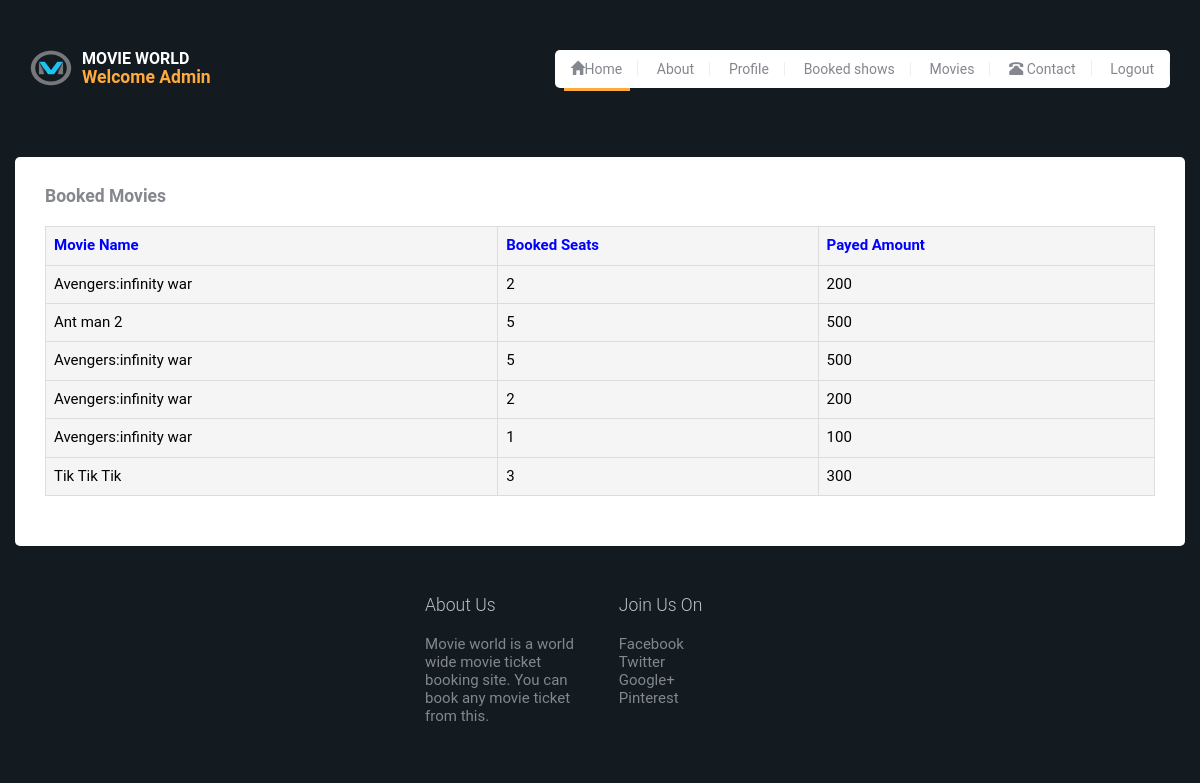
Page /bookedshow (signed in) on the committed database.
### movieapp/models.py (models this page shows)
class BookingOrder(models.Model):
	cust=models.CharField(max_length=50)
	movie=models.CharField(max_length=50)
	count=models.IntegerField()
	price=models.IntegerField()
	def __str__(self):
		return self.cust

### userapp/views.py (the view)
# urls.py: url(r'^bookedshow',BookedshowView.as_view(),name='bked'),
class BookedshowView(View):
    template_name='bookedshows.html'
    models=BookingOrder
    def get(self,request):
        if request.user.is_staff:
            user_obj=User.objects.get(username=request.user)
            print(user_obj)
            book=BookingOrder.objects.filter(cust=user_obj)
            print(book)
            context={
                'form':book
            }
            print()
            return render(request,self.template_name,context)
        else:
            return HttpResponseRedirect(reverse_lazy('eror'))

### templates/bookedshows.html (shortened to what this page needs)
<!DOCTYPE html>
<html lang="en">
	{% load static %}
	<head>
		<link rel="stylesheet" href="https://maxcdn.bootstrapcdn.com/bootstrap/3.3.7/css/bootstrap.min.css">
		<link rel="stylesheet" href="{% static 'css/style.css' %}">
	</head>
	<body>
		<div id="site-content">
			<header class="site-header">
				<div class="container">
					<a href="index.html" id="branding">
						<img src="{% static 'logo.png' %}" alt="" class="logo">
						<div class="logo-copy">
							<h1 class="site-title">Movie World</h1>
							<h3>Welcome Admin</h3>
					</a>
					<div class="main-navigation">
						<ul class="menu">
							<li class="menu-item current-menu-item"><a href="{% url 'hme' %}"><span class="glyphicon glyphicon-home"></span>Home</a></li>
							<li class="menu-item"><a href="">About</a></li>
							<li class="menu-item"><a href="{% url 'usrp' %}">Profile</a></li>
							<li class="menu-item"><a href="{% url 'bked' %}">Booked shows</a></li>
							<li class="menu-item"><a href="{% url 'testsamp' %}">Movies</a></li>
							<li class="menu-item"><a href="{% url 'ctct' %}"><span class="glyphicon glyphicon-phone-alt"></span> Contact</a></li>
							<li class="menu-item"><a href="{% url 'lgut' %}">Logout</a></li>
						</ul>
					</div>
				</div>
			</header>
			<main class="main-content">
				<div class="container">
					<div class="table-reposive" id="tb1" >
					<table  width="200" class="table table-bordered table-hover table-striped" class="test">
					<h3>Booked Movies</h3>
					<tr class="active" style="color: blue;" >
							<th>Movie Name</th>
							<th>Booked Seats</th>
							<th>Payed Amount</th>
					</tr>
					{% for x in form %}
					<tr style="color: black;" class="active">
						<td>{{x.movie}}</td>
						<td>{{x.count}}</td>
						<td>{{x.price}}</td>
					</tr>
						{% endfor %}
					</table>
				</div>
					</div>
				</div>
			<footer class="site-footer">
			<div class="container">
					<div class="row" style="float: right;">
						<div class="col-md-3" >
							<div class="widget">
								<h3 class="widget-title">About Us</h3>
								<p>Movie world is a world wide movie ticket booking site.
								You can book any movie ticket from this.</p>
							</div>
						</div>
						 	<div class="col-md-2">
							<div class="widget">
								<h3 class="widget-title">Join Us On</h3>
								<ul class="no-bullet">
									<li><a href="#">Facebook</a></li>
									<li><a href="#">Twitter</a></li>
									<li><a href="#">Google+</a></li>
									<li><a href="#">Pinterest</a></li>
								</ul>
							</div>
						</div>
			</footer>
	</body>
</html>

### static/css/style.css (style rules this page uses)
article, aside, details, figcaption, figure, footer, header, hgroup, nav, section, summary { display: block; }
html { background: #fff; color: #000; -webkit-text-size-adjust: 100%; -ms-text-size-adjust: 100%; }
html, button, input, select, textarea { font-family: sans-serif; }
body { margin: 0; }
a { background: transparent; }
h1 { font-size: 2em; margin: 0.67em 0; }
h3 { font-size: 1.17em; margin: 1em 0; }
img { border: 0; }
table { border-collapse: collapse; border-spacing: 0; }
*, *:before, *:after { -moz-box-sizing: border-box; box-sizing: border-box; }
body { background-color: #131a20; background-position: top center; background-repeat: no-repeat; color: #84878d; font-family: "Roboto", "Open Sans", sans-serif; font-size: 15px; font-weight: 400; line-height: normal; }
h1, h2, h3, h4, h5, h6 { font-weight: 700; margin: 0 0 20px; }
ul, ol { margin: 0; padding-left: 0; }
a { text-decoration: none; color: #ffaa3c; }
p { margin-top: 0; }
.container { margin-right: auto; margin-left: auto; padding-left: 15px; padding-right: 15px; *zoom: 1; }
.container:after { content: " "; clear: both; display: block; overflow: hidden; height: 0; }
@media (min-width: 768px) { .container { width: 750px; } }
@media (min-width: 992px) { .container { width: 970px; } }
@media (min-width: 1200px) { .container { width: 1170px; } }
.row { margin-left: -15px; margin-right: -15px; *zoom: 1; }
.row:after { content: " "; clear: both; display: block; overflow: hidden; height: 0; }
.col-xs-1, .col-sm-1, .col-md-1, .col-lg-1, .col-xs-2, .col-sm-2, .col-md-2, .col-lg-2, .col-xs-3, .col-sm-3, .col-md-3, .col-lg-3, .col-xs-4, .col-sm-4, .col-md-4, .col-lg-4, .col-xs-5, .col-sm-5, .col-md-5, .col-lg-5, .col-xs-6, .col-sm-6, .col-md-6, .col-lg-6, .col-xs-7, .col-sm-7, .col-md-7, .col-lg-7, .col-xs-8, .col-sm-8, .col-md-8, .col-lg-8, .col-xs-9, .col-sm-9, .col-md-9, .col-lg-9, .col-xs-10, .col-sm-10, .col-md-10, .col-lg-10, .col-xs-11, .col-sm-11, .col-md-11, .col-lg-11, .col-xs-12, .col-sm-12, .col-md-12, .col-lg-12 { position: relative; min-height: 1px; padding-left: 15px; padding-right: 15px; }
@media (min-width: 992px) { .col-md-1, .col-md-2, .col-md-3, .col-md-4, .col-md-5, .col-md-6, .col-md-7, .col-md-8, .col-md-9, .col-md-10, .col-md-11, .col-md-12 { float: left; } }
@media (min-width: 992px) { .col-md-2 { width: 16.6666666667%; } }
@media (min-width: 992px) { .col-md-3 { width: 25%; } }
.site-header { padding: 50px 0; *zoom: 1; }
.site-header:after { content: " "; clear: both; display: block; overflow: hidden; height: 0; }
#branding { float: left; }
#branding .logo, #branding .logo-copy { display: inline-block; }
#branding .logo { margin-right: 10px; }
#branding .site-title { margin: 0; text-transform: uppercase; color: white; font-size: 16px; font-size: 1.0666666667em; }
.main-navigation { float: right; background: white; border-radius: 5px; }
.main-navigation .menu-toggle, .main-navigation .menu, .main-navigation .search-form { display: inline-block; vertical-align: middle; }
.main-navigation .menu { list-style: none; margin: 0; }
@media screen and (min-width: 991px) { .main-navigation .menu { display: inline-block !important; } }
.main-navigation .menu-item { display: inline-block; padding: 10px 0; }
.main-navigation .menu-item a { padding: 0 15px; display: inline-block; color: #84878d; font-size: 14px; font-size: 0.9333333333em; font-weight: 400; line-height: 1; border-right: 1px solid #eeeeef; }
.main-navigation .menu-item.current-menu-item, .main-navigation .menu-item:hover { position: relative; }
.main-navigation .menu-item.current-menu-item:after, .main-navigation .menu-item:hover:after { content: " "; position: absolute; width: 80%; height: 3px; background-color: #ffaa3c; bottom: -3px; left: 0; right: 0; margin: 0 auto; display: block; }
.main-content .container { background: white; border-radius: 5px; padding: 30px; }
.no-bullet { list-style: none; }
.site-footer { padding: 50px 0; }
.site-footer .widget { margin-bottom: 30px; }
.site-footer .widget-title { color: #bec1c8; font-weight: 300; }
.site-footer a { color: #84878d; -webkit-transition: .3s ease; transition: .3s ease; }

### rows in the picture
BookingOrder: movie "Avengers:infinity war", count "2", price "200"
BookingOrder: movie "Ant man 2", count "5", price "500"
BookingOrder: movie "Avengers:infinity war", count "5", price "500"
BookingOrder: movie "Avengers:infinity war", count "2", price "200"
BookingOrder: movie "Avengers:infinity war", count "1", price "100"
BookingOrder: movie "Tik Tik Tik", count "3", price "300"
